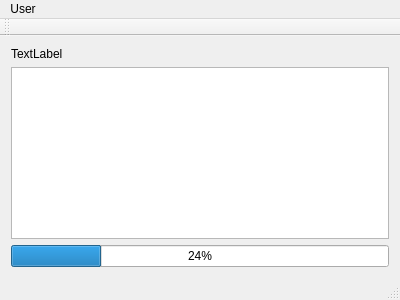
<?xml version="1.0" encoding="UTF-8"?>
<ui version="4.0">
 <class>MainWindow</class>
 <widget class="QMainWindow" name="MainWindow">
  <property name="geometry">
   <rect>
    <x>0</x>
    <y>0</y>
    <width>400</width>
    <height>300</height>
   </rect>
  </property>
  <property name="windowTitle">
   <string>MainWindow</string>
  </property>
  <widget class="QWidget" name="centralWidget">
   <layout class="QVBoxLayout" name="verticalLayout">
    <item>
     <widget class="QLabel" name="label">
      <property name="text">
       <string>TextLabel</string>
      </property>
     </widget>
    </item>
    <item>
     <widget class="QTableWidget" name="usersTable"/>
    </item>
    <item>
     <widget class="QProgressBar" name="progressBar">
      <property name="value">
       <number>24</number>
      </property>
     </widget>
    </item>
   </layout>
  </widget>
  <widget class="QMenuBar" name="menuBar">
   <property name="geometry">
    <rect>
     <x>0</x>
     <y>0</y>
     <width>400</width>
     <height>27</height>
    </rect>
   </property>
   <widget class="QMenu" name="menuNew_user">
    <property name="title">
     <string>User</string>
    </property>
    <addaction name="actionNew_user"/>
    <addaction name="actionEdit"/>
    <addaction name="actionRemove"/>
   </widget>
   <addaction name="menuNew_user"/>
  </widget>
  <widget class="QToolBar" name="mainToolBar">
   <attribute name="toolBarArea">
    <enum>TopToolBarArea</enum>
   </attribute>
   <attribute name="toolBarBreak">
    <bool>false</bool>
   </attribute>
  </widget>
  <widget class="QStatusBar" name="statusBar"/>
  <action name="actionNew_user">
   <property name="text">
    <string>New</string>
   </property>
  </action>
  <action name="actionEdit">
   <property name="text">
    <string>Edit</string>
   </property>
  </action>
  <action name="actionRemove">
   <property name="text">
    <string>Remove</string>
   </property>
  </action>
 </widget>
 <layoutdefault spacing="6" margin="11"/>
 <resources/>
 <connections/>
</ui>
